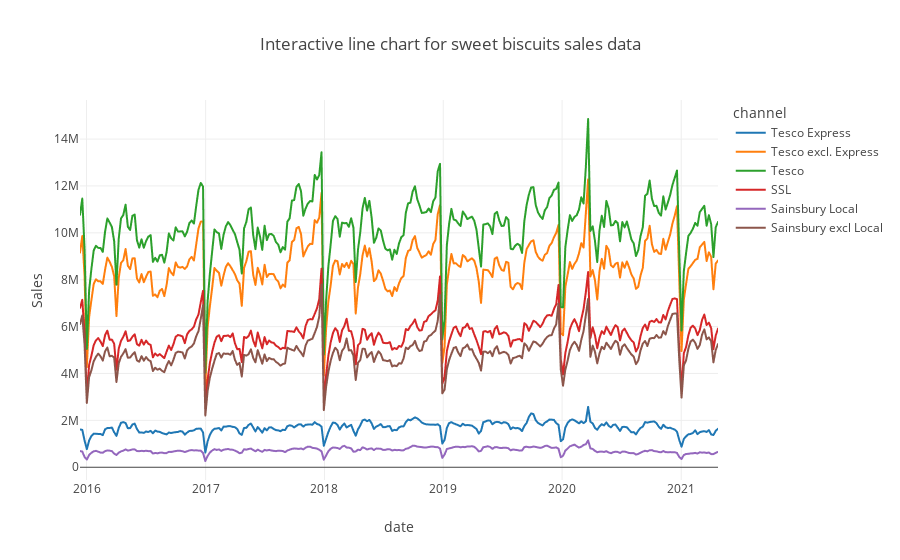

Notebook source saved alongside this figure:
### Code cell
fig = px.line(df_sweetb, x='date', y='Sales',color='channel',
              title="Interactive line chart for sweet biscuits sales data",
              template="none")

fig.show()

### Figure 1 — Plotly figure (JSON) as saved in the notebook; plotly's stock layout.template omitted (floating-point values rounded to 4 significant figures; data arrays with more than 128 entries replaced by an {"elided": "..."} marker saying what was removed)
{"data": [{"hovertemplate": "channel=Tesco Express<br>date=%{x}<br>Sales=%{y}<extra></extra>", "legendgroup": "Tesco Express", "line": {"color": "#1F77B4", "dash": "solid"}, "mode": "lines", "name": "Tesco Express", "showlegend": true, "type": "scattergl", "x": {"elided": "281 str values"}, "xaxis": "x", "y": {"elided": "281 float values"}, "yaxis": "y"}, {"hovertemplate": "channel=Tesco excl. Express<br>date=%{x}<br>Sales=%{y}<extra></extra>", "legendgroup": "Tesco excl. Express", "line": {"color": "#FF7F0E", "dash": "solid"}, "mode": "lines", "name": "Tesco excl. Express", "showlegend": true, "type": "scattergl", "x": {"elided": "281 str values"}, "xaxis": "x", "y": {"elided": "281 float values"}, "yaxis": "y"}, {"hovertemplate": "channel=Tesco<br>date=%{x}<br>Sales=%{y}<extra></extra>", "legendgroup": "Tesco", "line": {"color": "#2CA02C", "dash": "solid"}, "mode": "lines", "name": "Tesco", "showlegend": true, "type": "scattergl", "x": {"elided": "281 str values"}, "xaxis": "x", "y": {"elided": "281 float values"}, "yaxis": "y"}, {"hovertemplate": "channel=SSL<br>date=%{x}<br>Sales=%{y}<extra></extra>", "legendgroup": "SSL", "line": {"color": "#D62728", "dash": "solid"}, "mode": "lines", "name": "SSL", "showlegend": true, "type": "scattergl", "x": {"elided": "281 str values"}, "xaxis": "x", "y": {"elided": "281 float values"}, "yaxis": "y"}, {"hovertemplate": "channel=Sainsbury Local<br>date=%{x}<br>Sales=%{y}<extra></extra>", "legendgroup": "Sainsbury Local", "line": {"color": "#9467BD", "dash": "solid"}, "mode": "lines", "name": "Sainsbury Local", "showlegend": true, "type": "scattergl", "x": {"elided": "281 str values"}, "xaxis": "x", "y": {"elided": "281 float values"}, "yaxis": "y"}, {"hovertemplate": "channel=Sainsbury excl Local<br>date=%{x}<br>Sales=%{y}<extra></extra>", "legendgroup": "Sainsbury excl Local", "line": {"color": "#8C564B", "dash": "solid"}, "mode": "lines", "name": "Sainsbury excl Local", "showlegend": true, "type": "scattergl", "x": {"elided": "281 str values"}, "xaxis": "x", "y": {"elided": "281 float values"}, "yaxis": "y"}], "layout": {"legend": {"title": {"text": "channel"}, "tracegroupgap": 0}, "title": {"text": "Interactive line chart for sweet biscuits sales data"}, "xaxis": {"anchor": "y", "domain": [0, 1], "title": {"text": "date"}}, "yaxis": {"anchor": "x", "domain": [0, 1], "title": {"text": "Sales"}}}}
